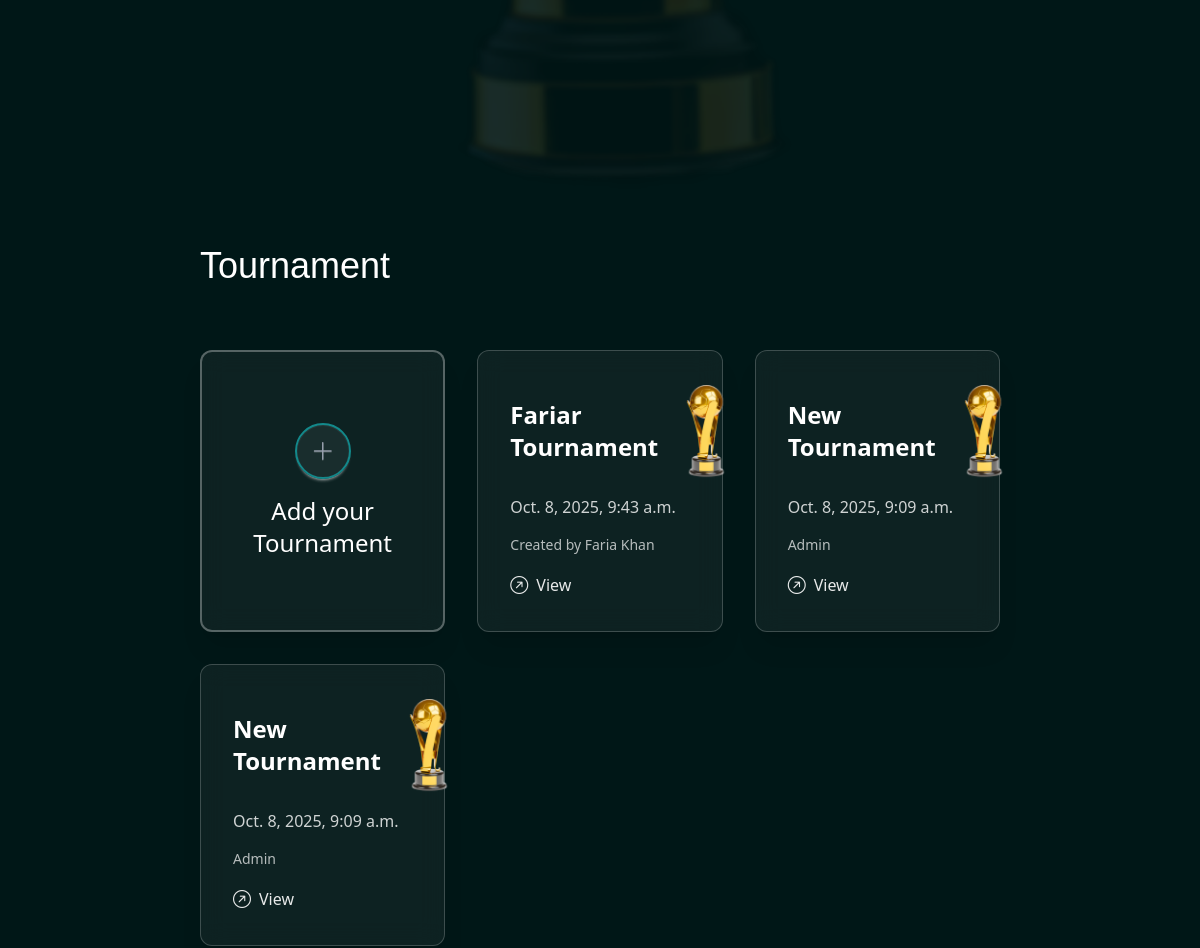
The app's page /Tournua/dashboard/ (signed in, middle part), older data.
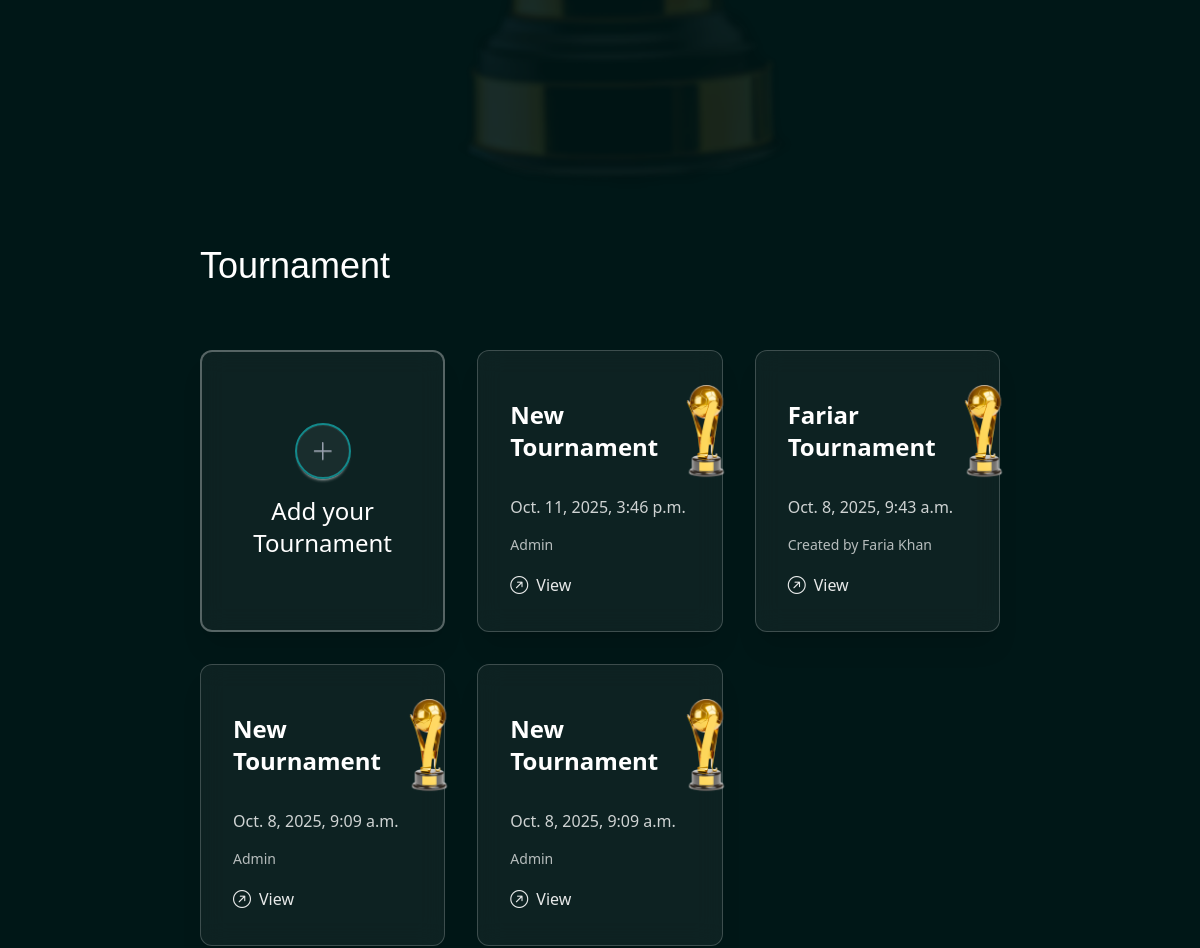
The same page, newer data.
### tournua/models.py (models this page shows, shortened)
class Tournament(models.Model):
    user = models.ForeignKey(UserAccount, on_delete=models.CASCADE, related_name="tournaments")
    code = models.CharField(max_length=8, unique=True, editable=False)
    name = models.CharField(max_length=200)
    description = models.TextField(blank=True)
    trophy = models.ImageField(upload_to="trophies/", blank=True, null=True)
    tournament_type = models.CharField(max_length=50, choices=[("online", "Online"), ("offline", "Offline")])
    player_type = models.CharField(max_length=50, choices=[("single", "Single"), ("team", "Team")])
    format = models.CharField(max_length=50, choices=[("Knockout", "Knockout"), ("League", "League")])
    num_groups = models.IntegerField(default=2)
    teams_per_group = models.IntegerField(default=4)
    created_at = models.DateTimeField(auto_now_add=True)
    participants = models.ManyToManyField(UserAccount, related_name="joined_tournaments", blank=True)

class UserAccount(models.Model):
    full_name = models.CharField(max_length=150)
    email = models.EmailField(unique=True)
    password = models.CharField(max_length=128)  # will store hashed password
    created_at = models.DateTimeField(auto_now_add=True)

### tournua/views.py (the view)
# urls.py: path("dashboard/", views.dashboard, name="dashboard"),
@never_cache
def dashboard(request):
    user_id = request.session.get("user_id")
    if not user_id:
        return redirect("login")
    user = UserAccount.objects.get(id=user_id)
    name = user.full_name.split(" ")[0]
    own_tournaments = Tournament.objects.filter(user=user)
    joined_tournaments = Tournament.objects.filter(participants=user).exclude(user=user)
    tournaments = own_tournaments | joined_tournaments
    tournaments = tournaments.order_by('-created_at')
    return render(request, "demo.html", {
        "name": name,
        "tournaments": tournaments,
        "user": user
    })

### template/demo.html (shortened to what this page needs)
{% load static %}
<!DOCTYPE html>
<html lang="en">
<head>
    <link href="https://cdn.jsdelivr.net/npm/daisyui@5" rel="stylesheet" type="text/css" />
    <script src="https://cdn.jsdelivr.net/npm/@tailwindcss/browser@4"></script>
    <link rel="stylesheet" href="https://cdn.jsdelivr.net/npm/bootstrap-icons@1.13.1/font/bootstrap-icons.min.css">
    <link rel="stylesheet" href="{% static 'css/style.css' %}">
</head>
<body class="bg-[#001717]">
    <main>
        <section class="flex items-center justify-center gap-4 ">
            <div class="mx-auto h-auto lg:h-[900px] lg:w-[1100px] bg-cover bg-center"
                style="background-image: url('{% static 'images/trophy1.png' %}');">
                <div class="flex flex-col items-center justify-center h-full text-center font-poppins mt-30 lg:mt-0">
                </div>
            </div>
        </section>
        <section class="mb-20">
            <div class="lg:w-8/12 lg:mx-auto h-auto mx-5 grid grid-cols-1 lg:grid-cols-3 gap-8">
                <h1 class="col-span-full text-3xl sm:text-4xl font-cs-gelios text-white mb-8 text-center lg:text-left">
                    Tournament
                </h1>
                <div class="w-full flex flex-col gap-4 items-center justify-center
                    rounded-xl border-2 border-white/30
                    bg-white/5 backdrop-blur-md shadow-xl p-6 sm:p-10 text-center">
                    <label
                        for="add_tournament"
                        class="btn border-2 border-[#13898B] text-white rounded-full w-14 h-14 bg-white/5 flex items-center justify-center transition duration-200 hover:border-[#13C4C6] hover:bg-white/10">
                        <i class="bi bi-plus-lg text-2xl text-gray-400"></i>
                    </label>
                    <p class="text-2xl text-white font-medium">Add your Tournament</p>
                </div>
                {% for i in tournaments %}
                    <div class="w-full max-w-lg mx-auto lg:max-w-md bg-white/5 backdrop-blur-md rounded-xl border border-white/20 shadow-xl p-6 lg:p-8 flex flex-col gap-4">
                        <div class="flex flex-col sm:flex-row sm:items-center sm:justify-between gap-4 sm:gap-0">
                            <p class="text-white text-lg sm:text-xl lg:text-2xl font-semibold">
                                {{i.name}}
                            </p>
                            <img src="{% static 'trophies/Trophy1.png' %}" alt="Trophy" class="w-16 h-16 sm:w-20 sm:h-20 lg:w-24 lg:h-24 object-contain mx-auto sm:mx-0 lg:scale-120">
                        </div>
                        <p class="text-white/80 text-sm sm:text-base">
                            {{i.created_at}}
                        </p>
                        <p class="text-sm text-white/70">
            {% if user.id == i.user.id %}
                Admin
            {% else %}
                Created by {{ i.user.full_name }}
            {% endif %}
        </p>
                        <a href="{% url 'viewTournament' i.id %}" class="inline-flex items-center text-white/90 hover:text-white font-medium text-sm sm:text-base transition-all">
                            <i class="bi bi-arrow-up-right-circle mr-2 text-lg"></i> View
                        </a>
                    </div>
                {% endfor %}
            </div>
        </section>
    </main>
</body>
</html>

### static/css/style.css (style rules this page uses)
.font-cs-gelios { font-family: "CS Gelios", sans-serif; }
.font-poppins { font-family: "Poppins", sans-serif; }

Row changes from the older to the newer data that the page shows:
added Tournament: name "New Tournament", created_at "Oct. 11, 2025, 3:46 p.m.", shows "Admin"
